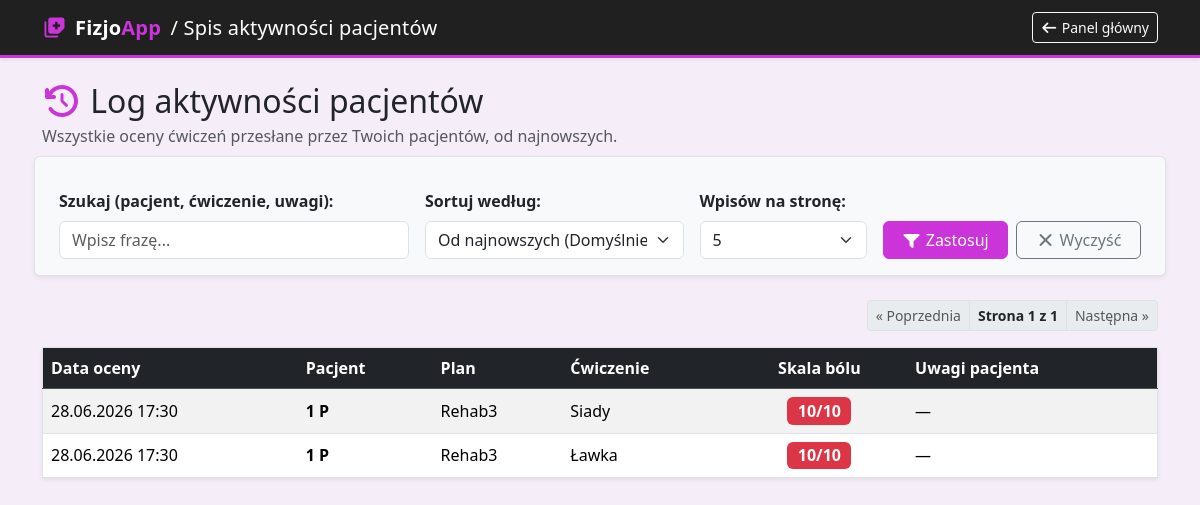
/log-fizjo/ (signed in), run on the app's committed database.
### fizjoapp/models.py (models this page shows, shortened)
class OcenaCwiczenia(models.Model):
    cwiczenie = models.ForeignKey(
        Cwiczenie,
        on_delete=models.CASCADE,
        related_name='oceny'
    )
    pacjent = models.ForeignKey(
        Pacjent,
        on_delete=models.SET_NULL,
        null=True,
        blank=True,
        related_name='oceny'
    )
    skala_bolu = models.IntegerField(validators=[MinValueValidator(0), MaxValueValidator(10)])
    uwagi = models.TextField(blank=True, null=True)
    data_oceny = models.DateTimeField(auto_now_add=True)
    class Meta:
        ordering = ['-data_oceny']
        verbose_name = "Ocena ćwiczenia"
        verbose_name_plural = "Oceny ćwiczeń"

class Pacjent(models.Model):
    user = models.OneToOneField(User, on_delete=models.CASCADE, null=True, blank=True)
    imie = models.CharField(max_length=50, verbose_name="Imię pacjenta")
    nazwisko = models.CharField(max_length=100, verbose_name="Nazwisko pacjenta")
    email = models.EmailField(verbose_name="Adres e-mail")
    fizjo = models.ForeignKey(
        Fizjoterapeuta,
        on_delete=models.SET_NULL,
        null=True,
        blank=True,
        related_name="pacjenci",
        verbose_name="Fizjoterapeuta odpowiedzialny za pacjenta"
    )
    kod_pacjenta = models.CharField(
        max_length=20,
        unique=True,
        null=True,
        blank=True,
        verbose_name="Kod pacjenta"
    )

class Cwiczenie(models.Model):
    plan = models.ForeignKey(PlanTreningowy, on_delete=models.CASCADE, related_name='cwiczenia')
    nazwa_cwiczenia = models.CharField(max_length=255)
    serie = models.IntegerField(default=3)
    powtórzenia = models.CharField(max_length=50)

class PlanTreningowy(models.Model):
    fizjoterapeuta = models.ForeignKey('Fizjoterapeuta', on_delete=models.CASCADE, related_name='plany')
    pacjent = models.ForeignKey('Pacjent', on_delete=models.CASCADE, related_name='plany')
    nazwa = models.CharField(max_length=200)
    data_utworzenia = models.DateTimeField(auto_now_add=True)
    sesje_tygodniowo = models.IntegerField(default=3, verbose_name="Sesji w tygodniu")
    czas_trwania_tygodnie = models.IntegerField(default=4, verbose_name="Czas trwania (tygodnie)")

### fizjoapp/views.py (the view, shortened to what this page needs)
# urls.py: path('log-fizjo/', views.log_fizjo, name='log_fizjo'),
@login_required
def log_fizjo(request):
    if not hasattr(request.user, 'fizjoterapeuta'):
        return render(request, '403.html', status=403)
    fizjo = request.user.fizjoterapeuta
    search = request.GET.get('search', '').strip()
    sort = request.GET.get('sort', 'data_desc')
    try:
        per_page = int(request.GET.get('per_page', 10))
    except ValueError:
        per_page = 10
    oceny = (
        OcenaCwiczenia.objects
        .filter(cwiczenie__plan__fizjoterapeuta=fizjo)
        .select_related('cwiczenie', 'cwiczenie__plan', 'cwiczenie__plan__pacjent', 'pacjent')
    )
    sort_map = {
        'data_desc': '-data_oceny',
        'bol_desc': '-skala_bolu',
        'bol_asc': 'skala_bolu',
        'pacjent_asc': 'pacjent__nazwisko',
        'pacjent_desc': '-pacjent__nazwisko',
    }
    oceny = oceny.order_by(sort_map.get(sort, '-data_oceny'))
    paginator = Paginator(oceny, per_page)
    page_obj = paginator.get_page(request.GET.get('page', 1))
    return render(request, 'log_fizjo.html', {
        'page_obj': page_obj,
        'current_sort': sort,
        'current_per_page': str(per_page),
        'current_search': search,
    })

### fizjoapp/templates/log_fizjo.html (shortened to what this page needs)
{% load static %}
<!doctype html>
<html lang="pl">
  <head>
    <link rel="stylesheet" href="{% static 'css/bootstrap.min.css' %}" />
    <link rel="stylesheet" href="{% static 'css/all.min.css' %}" />
    <link rel="stylesheet" href="{% static 'css/calendar.css' %}" />
    <link rel="stylesheet" href="{% static 'css/buttons.css' %}" />
  </head>
  <body>
    <nav class="fizjo-nav shadow-sm mb-4">
      <div class="container d-flex justify-content-between align-items-center">
        <span class="brand-text">
          <i class="fas fa-notes-medical me-2" style="color:#cb34d9"></i>Fizjo<span>App</span>
          <span class="text-white fw-light ms-1"><b>/ Spis aktywności pacjentów</b></span>
        </span>
          <a href="{% url 'dashboard_fizjo' %}" class="btn btn-outline-light btn-sm"><i class="fas fa-arrow-left"></i> Panel główny</a>
      </div>
    </nav>
    <div class="container">
      <h2 class="mb-1">
        <i class="fas fa-history" style="color: #cb34d9"></i> Log aktywności
        pacjentów
      </h2>
      <p class="text-muted mb-4">
        Wszystkie oceny ćwiczeń przesłane przez Twoich pacjentów, od
        najnowszych.
      </p>
      <form
        method="GET"
        class="row g-3 mb-4 align-items-end bg-light p-3 rounded border shadow-sm"
      >
        <div class="col-md-4">
          <label for="search" class="form-label fw-bold"
            >Szukaj (pacjent, ćwiczenie, uwagi):</label
          >
          <input
            type="text"
            name="search"
            id="search"
            class="form-control"
            placeholder="Wpisz frazę..."
            value="{{ current_search }}"
          />
        </div>
        <div class="col-md-3">
          <label for="sort" class="form-label fw-bold">Sortuj według:</label>
          <select name="sort" id="sort" class="form-select">
            <option
              value="data_desc"
              {%
              if
              current_sort=""
              ="data_desc"
              %}selected{%
              endif
              %}
            >
              Od najnowszych (Domyślnie)
            </option>
          </select>
        </div>
        <div class="col-md-2">
          <label for="per_page" class="form-label fw-bold">Wpisów na stronę:</label>
          <select name="per_page" id="per_page" class="form-select">
            <option
              value="5"
              {%
              if
              current_per_page=""
              ="5"
              %}selected{%
              endif
              %}
            >
              5
            </option>
          </select>
        </div>
        <div class="col-md-3 d-flex gap-2">
          <button type="submit" class="btn btn-fizbtn w-50">
            <i class="fas fa-filter"></i> Zastosuj
          </button>
          <a
            href="{% url 'log_fizjo' %}"
            class="btn btn-outline-secondary w-50"
          >
            <i class="fas fa-times"></i> Wyczyść
          </a>
        </div>
      </form>
      {% if page_obj %}
      <nav aria-label="Nawigacja stron" class="mb-3">
        <ul class="pagination pagination-sm justify-content-end mb-0">
          {% if page_obj.has_previous %}
          <li class="page-item">
            <a
              class="page-link"
              href="?page={{ page_obj.previous_page_number }}&sort={{ current_sort }}&per_page={{ current_per_page }}&search={{ current_search }}"
              >&laquo; Poprzednia</a
            >
          </li>
          {% else %}
          <li class="page-item disabled">
            <span class="page-link">&laquo; Poprzednia</span>
          </li>
          {% endif %}
          <li class="page-item disabled">
            <span class="page-link fw-bold text-dark">Strona {{ page_obj.number }} z {{ page_obj.paginator.num_pages}}</span>
          </li>
          {% if page_obj.has_next %}
          <li class="page-item">
            <a
              class="page-link"
              href="?page={{ page_obj.next_page_number }}&sort={{ current_sort }}&per_page={{ current_per_page }}&search={{ current_search }}"
              >Następna &raquo;</a
            >
          </li>
          {% else %}
          <li class="page-item disabled">
            <span class="page-link">Następna &raquo;</span>
          </li>
          {% endif %}
        </ul>
      </nav>
      <div class="table-responsive shadow-sm">
        <table class="table table-striped table-hover border align-middle mb-0">
          <thead class="table-dark">
            <tr>
              <th>Data oceny</th>
              <th>Pacjent</th>
              <th>Plan</th>
              <th>Ćwiczenie</th>
              <th class="text-center">Skala bólu</th>
              <th>Uwagi pacjenta</th>
            </tr>
          </thead>
          <tbody>
            {% for ocena in page_obj %}
            <tr>
              <td class="text-nowrap">
                {{ ocena.data_oceny|date:"d.m.Y H:i" }}
              </td>
              <td>
                {% if ocena.pacjent %}
                <strong
                  >{{ ocena.pacjent.nazwisko }} {{ ocena.pacjent.imie }}</strong
                >
                {% else %}
                <span class="text-muted">—</span>
                {% endif %}
              </td>
              <td>{{ ocena.cwiczenie.plan.nazwa }}</td>
              <td>{{ ocena.cwiczenie.nazwa_cwiczenia }}</td>
              <td class="text-center">
                <span
                  class="badge fs-6 {% if ocena.skala_bolu >= 7 %}bg-danger {% elif ocena.skala_bolu >= 4 %}bg-warning text-dark {% else %}bg-success{% endif %}"
                >
                  {{ ocena.skala_bolu }}/10
                </span>
              </td>
              <td>{{ ocena.uwagi|default:"—" }}</td>
            </tr>
            {% endfor %}
          </tbody>
        </table>
      </div>
      {% else %}
      <div class="alert mt-4" style="color: #cb34d9">
        <i class="fas fa-info-circle" style="color: #8a2294"></i>
        Brak ocen spełniających wybrane kryteria.
      </div>
      {% endif %}
    </div>
  </body>
</html>

### static/css/calendar.css (style rules this page uses)
body { background: #f5edf8; font-family: 'Segoe UI', system-ui, sans-serif; }
.fizjo-nav { background: #202020; border-bottom: 3px solid #cb34d9; padding: 0.75rem 0; }
.fizjo-nav .brand-text { font-size: 1.25rem; font-weight: 700; color: #fff; letter-spacing: 0.01em; }
.fizjo-nav .brand-text span { color: #cb34d9; }
:root { --fc-border-color: #ead5f5; --fc-today-bg-color: rgba(203, 52, 217, 0.07); --fc-highlight-color: rgba(203, 52, 217, 0.13); --fc-button-bg-color: #cb34d9; --fc-button-border-color: #b52ec2; --fc-button-hover-bg-color: #b52ec2; --fc-button-hover-border-color: #9c28a8; --fc-button-active-bg-color: #7b1fa2; --fc-button-active-border-color: #7b1fa2; --fc-event-border-color: transparent; --fc-page-bg-color: #fff; }

### static/css/buttons.css (style rules this page uses)
.btn-fizbtn { background-color: #cb34d9; border-color: #cb34d9; color: white; }

### data on the page
OcenaCwiczenia: data_oceny "28.06.2026 17:30", pacjent.nazwisko "1", pacjent.imie "P", cwiczenie.plan.nazwa "Rehab3", cwiczenie.nazwa_cwiczenia "Siady", skala_bolu "10", uwagi "—"
OcenaCwiczenia: data_oceny "28.06.2026 17:30", pacjent.nazwisko "1", pacjent.imie "P", cwiczenie.plan.nazwa "Rehab3", cwiczenie.nazwa_cwiczenia "Ławka", skala_bolu "10", uwagi "—"

### other printed values
{{ page_obj.number }} "1"
{{ page_obj.paginator.num_pages }} "1"
